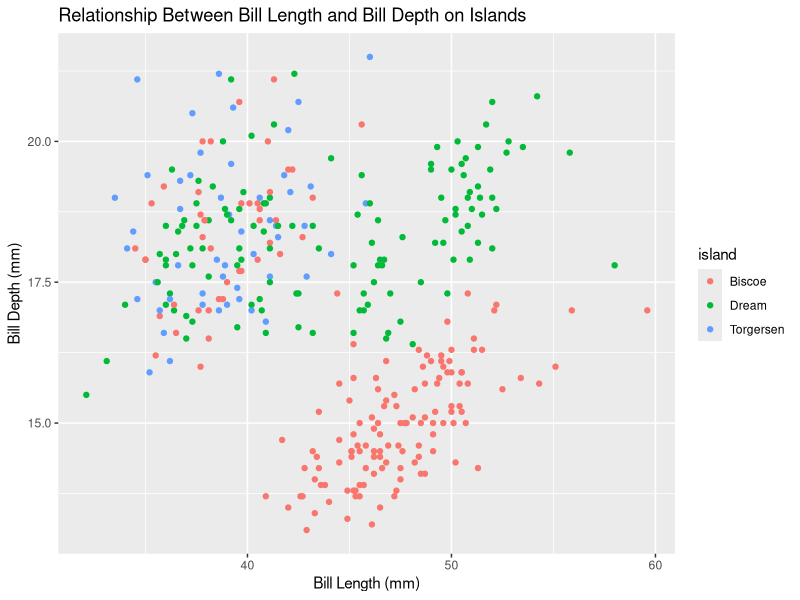
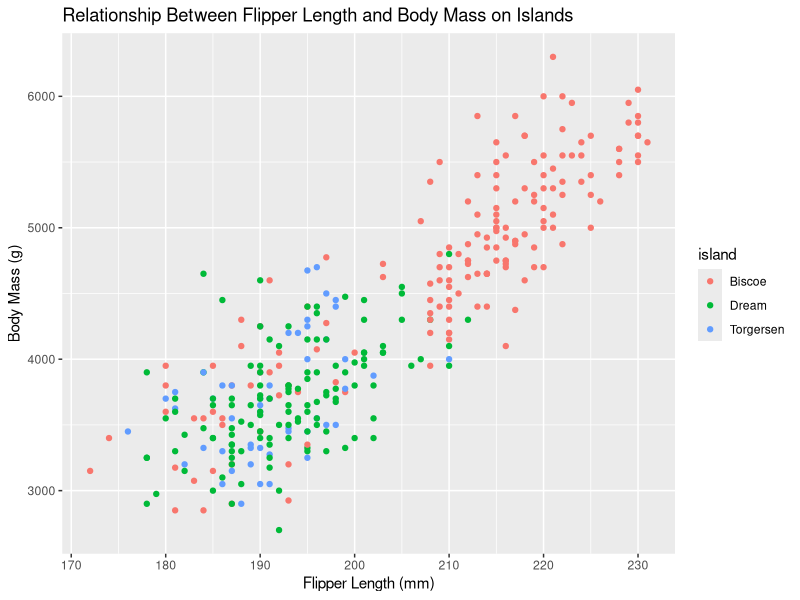
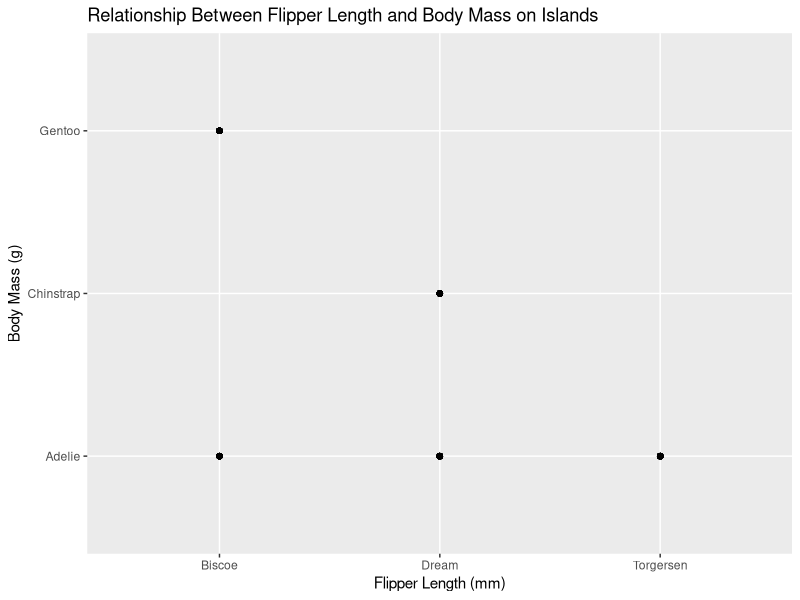
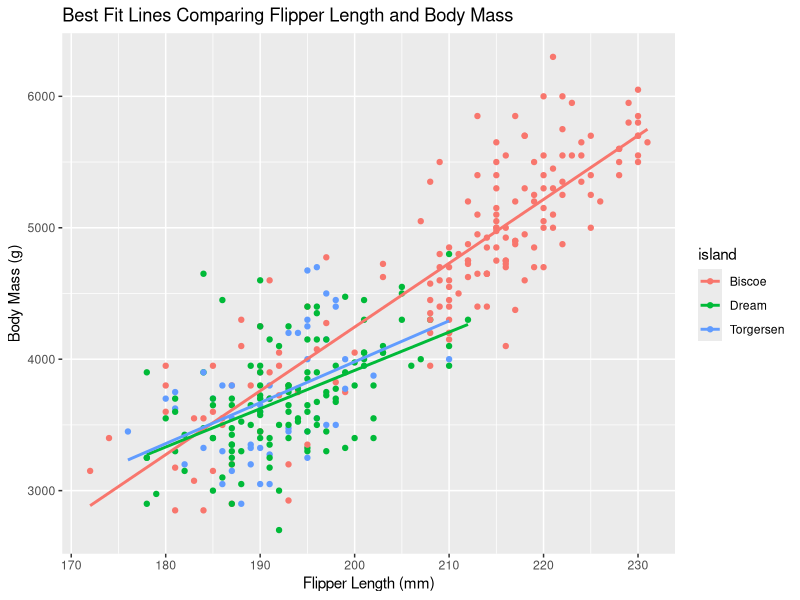
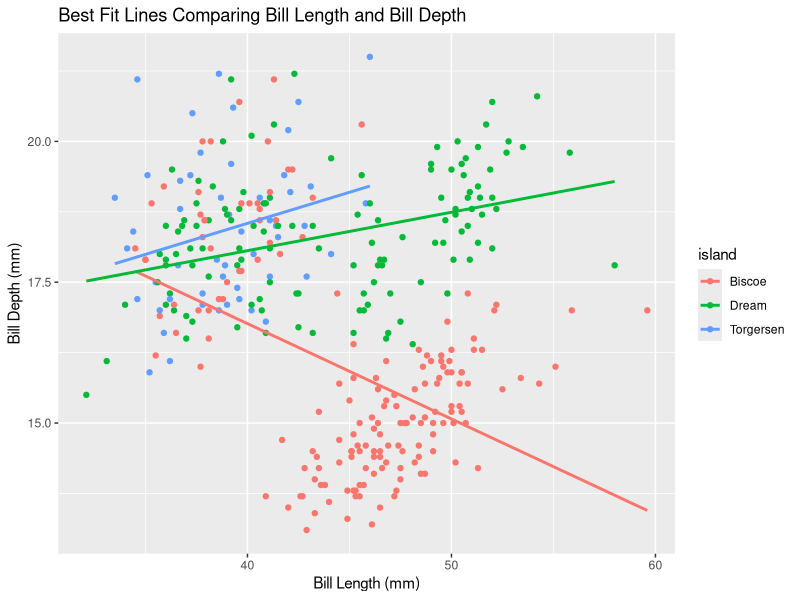
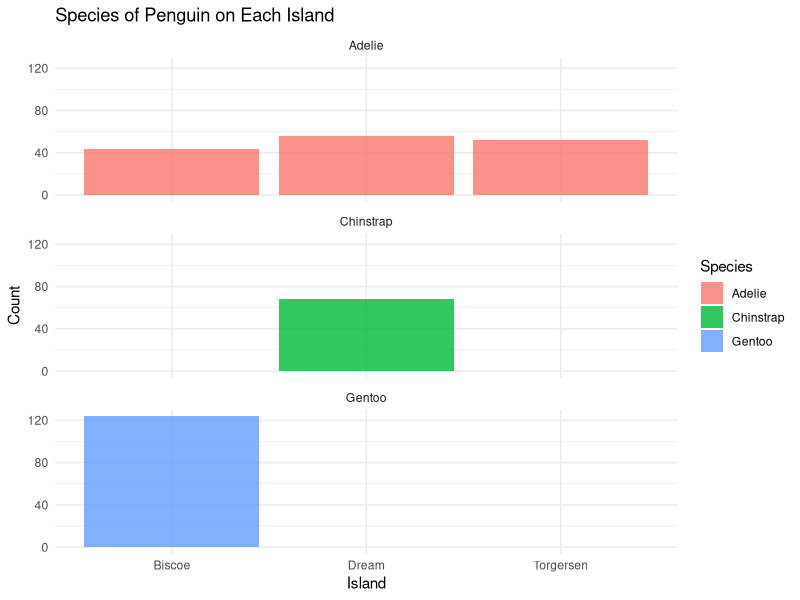
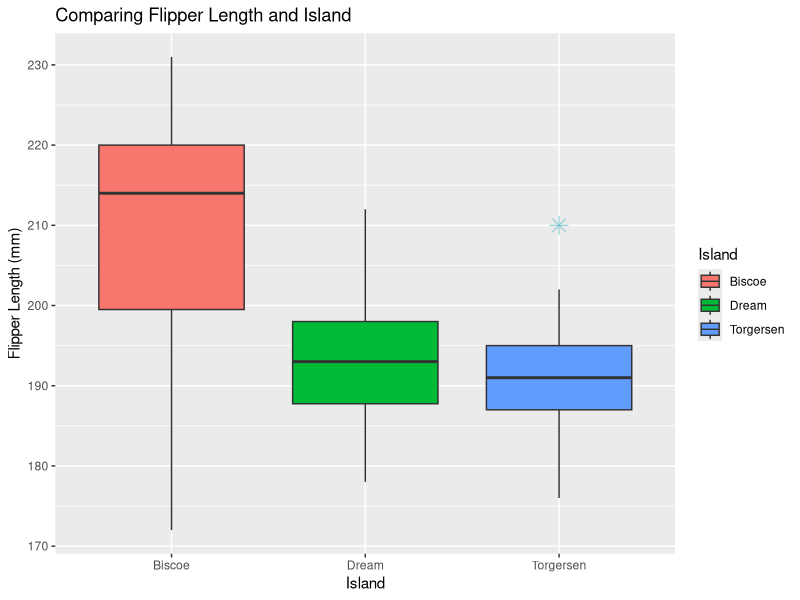
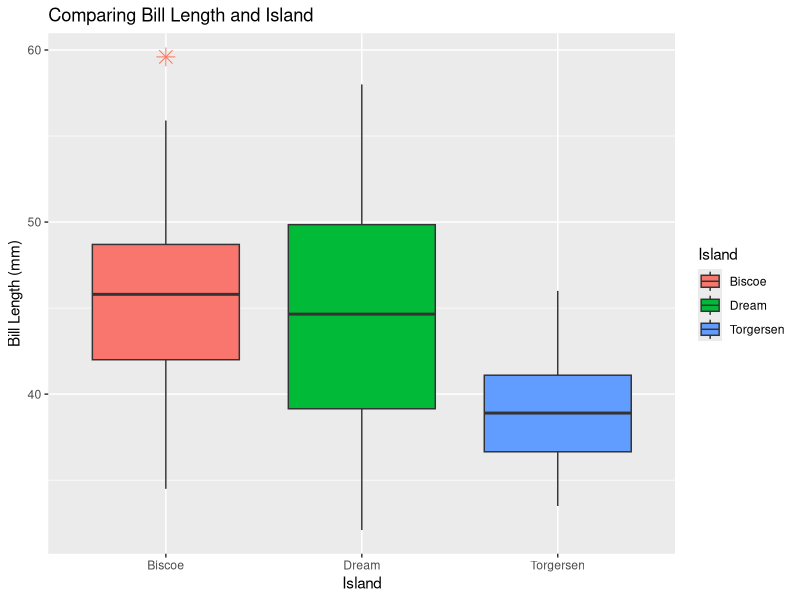

The R source for these figures, in order: (Note: this script raises an error after producing the figures.)

# Install Packages and Read Data ------------------------------------------

library(tidyverse)
library(palmerpenguins)
penguins_data <- penguins
penguins_data


# Scatterplots Comparing Islands ------------------------------------------

length_and_depth <- ggplot(data = penguins) +
  geom_point(mapping = aes(x = bill_length_mm, y = bill_depth_mm, color = island)) +
  labs(title = "Relationship Between Bill Length and Bill Depth on Islands",
       x = "Bill Length (mm)",
       y = "Bill Depth (mm)")
length_and_depth

flipper_and_mass <- ggplot(data = penguins) +
  geom_point(mapping = aes(x = flipper_length_mm, y = body_mass_g, color = island)) +
  labs(title = "Relationship Between Flipper Length and Body Mass on Islands",
     x = "Flipper Length (mm)",
     y = "Body Mass (g)")
flipper_and_mass

ggplot(data = penguins) +
  geom_point(mapping = aes(x = island, y = species)) +
  labs(title = "Relationship Between Flipper Length and Body Mass on Islands",
       x = "Flipper Length (mm)",
       y = "Body Mass (g)")


# Scatterplots with Best Fit Lines ----------------------------------------

flipper_and_massline <- ggplot(data = penguins, aes(x = flipper_length_mm, y = body_mass_g, color = island)) +
  geom_point() +
  geom_smooth(method = "lm", se = FALSE) +
  labs(title = "Best Fit Lines Comparing Flipper Length and Body Mass",
       x = "Flipper Length (mm)",
       y = "Body Mass (g)", fill = "Island")
flipper_and_massline

length_and_depthline <- ggplot(data = penguins, aes(x = bill_length_mm, y = bill_depth_mm, color = island)) +
  geom_point() +
  geom_smooth(method = "lm", se = FALSE) +
  labs(title = "Best Fit Lines Comparing Bill Length and Bill Depth",
       x = "Bill Length (mm)",
       y = "Bill Depth (mm)", fill = "Island")
length_and_depthline

# Stacked Bar Chart

ggplot(penguins, aes(x = island, fill = species)) +
  geom_bar(alpha = 0.8) +
  theme_minimal() +
  facet_wrap(~species, ncol = 1)+
  labs(title = "Species of Penguin on Each Island",
       x = "Island",
       y = "Count", fill = "Species")

# Box Plots Comparing Islands ---------------------------------------------

flipper_boxplot <- ggplot(penguins, aes(x=island, y=flipper_length_mm, fill = island)) + 
  geom_boxplot(notch=FALSE, outlier.colour="cadetblue3", outlier.shape=8,
               outlier.size=4)+
  labs(title = "Comparing Flipper Length and Island",
       x = "Island",
       y = "Flipper Length (mm)", fill = "Island")
flipper_boxplot

billlength_boxplot <- ggplot(penguins, aes(x=island, y=bill_length_mm, fill=island)) + 
  geom_boxplot(notch=FALSE, outlier.colour="coral1", outlier.shape=8,
               outlier.size=4)+
  labs(title = "Comparing Bill Length and Island",
       x = "Island",
       y = "Bill Length (mm)", fill = "Island")
billlength_boxplot

billdepth_boxplot <- ggplot(penguins, aes(x=island, y=bill_depth_mm, fill=island)) + 
  geom_boxplot(notch=FALSE, outlier.colour="coral", outlier.shape=8,
               outlier.size=4)+
  labs(title = "Comparing Bill Depth and Island",
       x = "Island",
       y = "Bill Depth (mm)", fill = "Island")
billdepth_boxplot

bodymass_boxplot <- ggplot(penguins, aes(x=island, y=body_mass_g, fill=island)) + 
  geom_boxplot(notch=FALSE, outlier.colour="green", outlier.shape=8,
               outlier.size=4)+
  labs(title = "Comparing Body Mass and Island",
       x = "Island",
       y = "Body Mass (g)", fill = "Island")
bodymass_boxplot



# Mutations ---------------------------------------------------------------

mm_values <- select(penguins_data, bill_length_mm, bill_depth_mm, flipper_length_mm,)
mm_values

ggplot(penguins_data, aes(fill=island, y=s, x=bill_length_mm)) + 
  geom_bar(position="dodge", stat="identity")

island_bill_length <- select(penguins_data, island, bill_length_mm)
island_bill_length

filter(island_bill_length, island == "Torgersen")

island_bill_length2 <- select(island_bill_length, bill_length_mm)
island_bill_length2
mean(island_bill_length2)

group_by(penguins_data, island)

# Literature cited --------------------------------------------------------

citation("palmerpenguins")
citation("ggplot2")
citation("dplyr")
RStudio.Version()
citation("readr")
